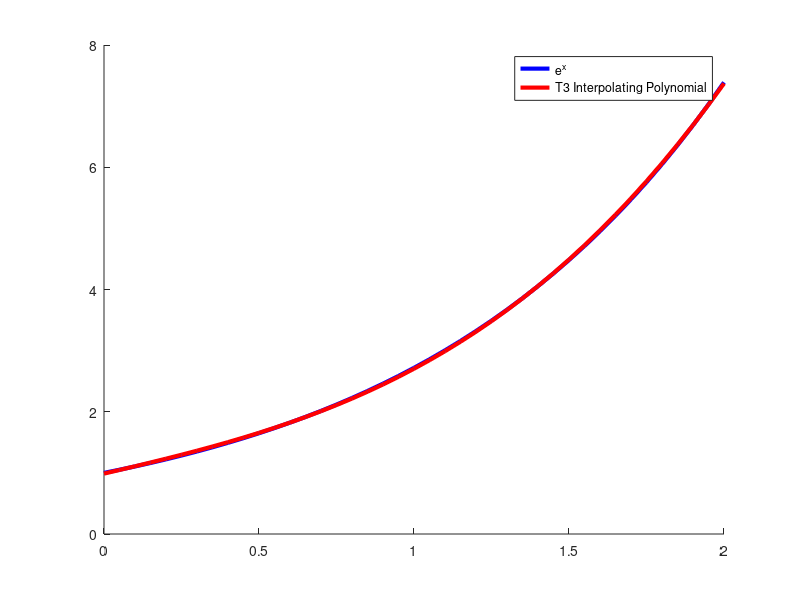

The MATLAB source for this figure:
function p2

clear all;
close all;
hold on;

P = @(x) 0.476177.*x.^3 + 0.047226.*x.^2 + 1.192398.*x + 0.987843
_X = 0:0.05:2;

f = @(x) e.^x;

plot(_X, f(_X), 'b', 'DisplayName', 'e^x', 'LineWidth', 3 );
plot(_X, P(_X), 'r', 'DisplayName', 'T3 Interpolating Polynomial', 'LineWidth', 3 );
legend('show');

end
